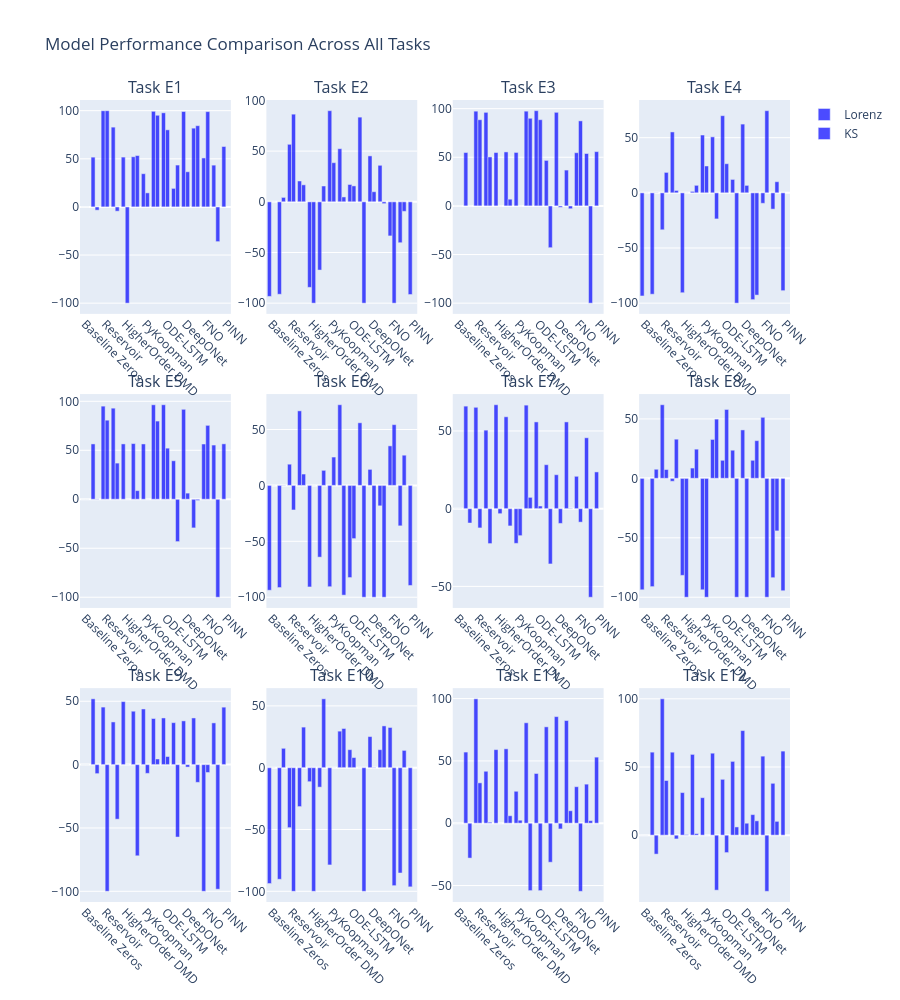

Here is the notebook cell this chart was saved with:
### Markdown cell above
# Comparative Analysis

### Code cell
# Create interactive task comparison
create_interactive_task_comparison(data)  # noqa: F405 # pyrefly: ignore

### Figure 1 — Plotly figure (JSON) as saved in the notebook; plotly's stock layout.template omitted (floating-point values rounded to 4 significant figures)
{"data": [{"marker": {"color": "blue"}, "name": "Lorenz", "opacity": 0.7, "showlegend": true, "type": "bar", "x": ["Baseline Zeros", "Baseline Average", "Reservoir", "KAN", "HigherOrder DMD", "Opt DMD", "PyKoopman", "LSTM", "ODE-LSTM", "Spacetime", "DeepONet", "SINDy", "FNO", "NeuralODE", "PINN"], "xaxis": "x", "y": [0.0, 51.71, 99.91, 82.89, 51.77, 52.08, 34.5, 99.34, 97.77, 19.26, 99.11, 81.83, 50.88, 43.4, 62.77], "yaxis": "y"}, {"marker": {"color": "blue"}, "name": "KS", "opacity": 0.7, "showlegend": true, "type": "bar", "x": ["Baseline Zeros", "Baseline Average", "Reservoir", "KAN", "HigherOrder DMD", "Opt DMD", "PyKoopman", "LSTM", "ODE-LSTM", "Spacetime", "DeepONet", "SINDy", "FNO", "NeuralODE"], "xaxis": "x", "y": [0.0, -3.39, 99.97, -4.43, -100.0, 53.36, 14.6, 95.22, 80.09, 43.49, 36.52, 84.38, 99.0, -36.06], "yaxis": "y"}, {"marker": {"color": "blue"}, "name": "Lorenz", "opacity": 0.7, "showlegend": false, "type": "bar", "x": ["Baseline Zeros", "Baseline Average", "Reservoir", "KAN", "HigherOrder DMD", "Opt DMD", "PyKoopman", "LSTM", "ODE-LSTM", "Spacetime", "DeepONet", "SINDy", "FNO", "NeuralODE", "PINN"], "xaxis": "x2", "y": [-93.33, -91.2, 56.72, 20.53, -84.4, -67.33, 89.87, 52.37, 17.07, 83.52, 45.28, 36.0, -33.65, -40.37, -91.47], "yaxis": "y2"}, {"marker": {"color": "blue"}, "name": "KS", "opacity": 0.7, "showlegend": false, "type": "bar", "x": ["Baseline Zeros", "Baseline Average", "Reservoir", "KAN", "HigherOrder DMD", "Opt DMD", "PyKoopman", "LSTM", "ODE-LSTM", "Spacetime", "DeepONet", "SINDy", "FNO", "NeuralODE"], "xaxis": "x2", "y": [0.0, 4.34, 86.45, 16.74, -100.0, 15.58, 38.58, 4.78, 15.68, -100.0, 9.94, -1.82, -100.0, -9.43], "yaxis": "y2"}, {"marker": {"color": "blue"}, "name": "Lorenz", "opacity": 0.7, "showlegend": false, "type": "bar", "x": ["Baseline Zeros", "Baseline Average", "Reservoir", "KAN", "HigherOrder DMD", "Opt DMD", "PyKoopman", "LSTM", "ODE-LSTM", "Spacetime", "DeepONet", "SINDy", "FNO", "NeuralODE", "PINN"], "xaxis": "x3", "y": [0.0, 54.88, 97.41, 96.19, 54.88, 55.51, 54.97, 97.42, 97.9, 46.79, 96.23, 36.85, 54.69, 53.88, 55.83], "yaxis": "y3"}, {"marker": {"color": "blue"}, "name": "KS", "opacity": 0.7, "showlegend": false, "type": "bar", "x": ["Baseline Zeros", "Baseline Average", "Reservoir", "KAN", "HigherOrder DMD", "Opt DMD", "PyKoopman", "LSTM", "ODE-LSTM", "Spacetime", "DeepONet", "SINDy", "FNO", "NeuralODE"], "xaxis": "x3", "y": [0.0, 0.01, 88.61, 50.36, 0.0, 6.9, 0.0, 90.11, 88.65, -42.95, -1.45, -2.91, 87.44, -100.0], "yaxis": "y3"}, {"marker": {"color": "blue"}, "name": "Lorenz", "opacity": 0.7, "showlegend": false, "type": "bar", "x": ["Baseline Zeros", "Baseline Average", "Reservoir", "KAN", "HigherOrder DMD", "Opt DMD", "PyKoopman", "LSTM", "ODE-LSTM", "Spacetime", "DeepONet", "SINDy", "FNO", "NeuralODE", "PINN"], "xaxis": "x4", "y": [-93.47, -91.87, -33.49, 55.2, -90.53, 1.33, 52.4, 50.75, 69.92, 12.16, 62.32, -96.8, -9.47, -14.75, -88.67], "yaxis": "y4"}, {"marker": {"color": "blue"}, "name": "KS", "opacity": 0.7, "showlegend": false, "type": "bar", "x": ["Baseline Zeros", "Baseline Average", "Reservoir", "KAN", "HigherOrder DMD", "Opt DMD", "PyKoopman", "LSTM", "ODE-LSTM", "Spacetime", "DeepONet", "SINDy", "FNO", "NeuralODE"], "xaxis": "x4", "y": [0.0, 0.13, 18.52, 2.17, 0.0, 6.81, 24.35, -23.63, 26.41, -100.0, 6.77, -92.67, 74.46, 10.09], "yaxis": "y4"}, {"marker": {"color": "blue"}, "name": "Lorenz", "opacity": 0.7, "showlegend": false, "type": "bar", "x": ["Baseline Zeros", "Baseline Average", "Reservoir", "KAN", "HigherOrder DMD", "Opt DMD", "PyKoopman", "LSTM", "ODE-LSTM", "Spacetime", "DeepONet", "SINDy", "FNO", "NeuralODE", "PINN"], "xaxis": "x5", "y": [0.0, 56.5, 95.07, 93.0, 56.51, 56.85, 56.48, 96.44, 96.48, 39.32, 91.84, -29.22, 56.4, 55.36, 56.58], "yaxis": "y5"}, {"marker": {"color": "blue"}, "name": "KS", "opacity": 0.7, "showlegend": false, "type": "bar", "x": ["Baseline Zeros", "Baseline Average", "Reservoir", "KAN", "HigherOrder DMD", "Opt DMD", "PyKoopman", "LSTM", "ODE-LSTM", "Spacetime", "DeepONet", "SINDy", "FNO", "NeuralODE"], "xaxis": "x5", "y": [0.0, 0.4, 80.73, 36.93, 0.0, 8.82, 0.01, 79.83, 52.18, -43.2, 6.29, -1.23, 75.46, -100.0], "yaxis": "y5"}, {"marker": {"color": "blue"}, "name": "Lorenz", "opacity": 0.7, "showlegend": false, "type": "bar", "x": ["Baseline Zeros", "Baseline Average", "Reservoir", "KAN", "HigherOrder DMD", "Opt DMD", "PyKoopman", "LSTM", "ODE-LSTM", "Spacetime", "DeepONet", "SINDy", "FNO", "NeuralODE", "PINN"], "xaxis": "x6", "y": [-93.73, -91.33, 18.99, 66.69, -90.8, -64.13, -90.59, 72.13, -82.4, 56.0, 14.35, -18.27, 35.36, -36.16, -89.47], "yaxis": "y6"}, {"marker": {"color": "blue"}, "name": "KS", "opacity": 0.7, "showlegend": false, "type": "bar", "x": ["Baseline Zeros", "Baseline Average", "Reservoir", "KAN", "HigherOrder DMD", "Opt DMD", "PyKoopman", "LSTM", "ODE-LSTM", "Spacetime", "DeepONet", "SINDy", "FNO", "NeuralODE"], "xaxis": "x6", "y": [0.0, 0.22, -21.95, 10.17, 0.0, 13.49, 25.37, -98.11, -47.57, -100.0, -100.0, -100.0, 54.34, 27.03], "yaxis": "y6"}, {"marker": {"color": "blue"}, "name": "Lorenz", "opacity": 0.7, "showlegend": false, "type": "bar", "x": ["Baseline Zeros", "Baseline Average", "Reservoir", "KAN", "HigherOrder DMD", "Opt DMD", "PyKoopman", "LSTM", "ODE-LSTM", "Spacetime", "DeepONet", "SINDy", "FNO", "NeuralODE", "PINN"], "xaxis": "x7", "y": [0.0, 65.97, 65.21, 50.52, 66.85, 59.11, -22.31, 66.61, 55.82, 28.28, 21.84, 55.82, 20.82, 45.61, 23.64], "yaxis": "y7"}, {"marker": {"color": "blue"}, "name": "KS", "opacity": 0.7, "showlegend": false, "type": "bar", "x": ["Baseline Zeros", "Baseline Average", "Reservoir", "KAN", "HigherOrder DMD", "Opt DMD", "PyKoopman", "LSTM", "ODE-LSTM", "Spacetime", "DeepONet", "SINDy", "FNO", "NeuralODE"], "xaxis": "x7", "y": [0.0, -9.23, -12.38, -22.46, -3.22, -11.1, -17.37, 7.28, 1.71, -35.56, -9.48, -0.22, -8.66, -56.98], "yaxis": "y7"}, {"marker": {"color": "blue"}, "name": "Lorenz", "opacity": 0.7, "showlegend": false, "type": "bar", "x": ["Baseline Zeros", "Baseline Average", "Reservoir", "KAN", "HigherOrder DMD", "Opt DMD", "PyKoopman", "LSTM", "ODE-LSTM", "Spacetime", "DeepONet", "SINDy", "FNO", "NeuralODE", "PINN"], "xaxis": "x8", "y": [-93.73, -91.07, 61.92, -2.45, -81.6, 8.67, -93.73, 32.75, 15.2, 23.68, 40.75, 15.2, 51.36, -83.55, -94.53], "yaxis": "y8"}, {"marker": {"color": "blue"}, "name": "KS", "opacity": 0.7, "showlegend": false, "type": "bar", "x": ["Baseline Zeros", "Baseline Average", "Reservoir", "KAN", "HigherOrder DMD", "Opt DMD", "PyKoopman", "LSTM", "ODE-LSTM", "Spacetime", "DeepONet", "SINDy", "FNO", "NeuralODE"], "xaxis": "x8", "y": [0.0, 7.66, 7.43, 32.97, -100.0, 24.57, -100.0, 49.86, 57.95, -100.0, -100.0, 31.72, -100.0, -44.19], "yaxis": "y8"}, {"marker": {"color": "blue"}, "name": "Lorenz", "opacity": 0.7, "showlegend": false, "type": "bar", "x": ["Baseline Zeros", "Baseline Average", "Reservoir", "KAN", "HigherOrder DMD", "Opt DMD", "PyKoopman", "LSTM", "ODE-LSTM", "Spacetime", "DeepONet", "SINDy", "FNO", "NeuralODE", "PINN"], "xaxis": "x9", "y": [0.0, 51.93, 45.41, 33.68, 49.74, 42.15, 43.93, 36.39, 36.83, 33.12, 34.53, 36.83, -100.0, 32.93, 45.36], "yaxis": "y9"}, {"marker": {"color": "blue"}, "name": "KS", "opacity": 0.7, "showlegend": false, "type": "bar", "x": ["Baseline Zeros", "Baseline Average", "Reservoir", "KAN", "HigherOrder DMD", "Opt DMD", "PyKoopman", "LSTM", "ODE-LSTM", "Spacetime", "DeepONet", "SINDy", "FNO", "NeuralODE"], "xaxis": "x9", "y": [0.0, -7.12, -100.0, -43.06, -0.03, -71.97, -6.9, 4.45, 6.37, -57.17, -1.93, -14.0, -6.24, -98.34], "yaxis": "y9"}, {"marker": {"color": "blue"}, "name": "Lorenz", "opacity": 0.7, "showlegend": false, "type": "bar", "x": ["Baseline Zeros", "Baseline Average", "Reservoir", "KAN", "HigherOrder DMD", "Opt DMD", "PyKoopman", "LSTM", "ODE-LSTM", "Spacetime", "DeepONet", "SINDy", "FNO", "NeuralODE", "PINN"], "xaxis": "x10", "y": [-93.73, -90.27, -48.51, -31.47, -11.33, -15.73, -78.67, 29.57, 14.56, 0.0, 25.15, 14.56, 32.53, -85.2, -96.4], "yaxis": "y10"}, {"marker": {"color": "blue"}, "name": "KS", "opacity": 0.7, "showlegend": false, "type": "bar", "x": ["Baseline Zeros", "Baseline Average", "Reservoir", "KAN", "HigherOrder DMD", "Opt DMD", "PyKoopman", "LSTM", "ODE-LSTM", "Spacetime", "DeepONet", "SINDy", "FNO", "NeuralODE"], "xaxis": "x10", "y": [0.0, 15.67, -100.0, 32.83, -100.0, 55.7, 0.02, 31.7, 8.19, -100.0, -0.3, 33.79, -95.43, 13.99], "yaxis": "y10"}, {"marker": {"color": "blue"}, "name": "Lorenz", "opacity": 0.7, "showlegend": false, "type": "bar", "x": ["Baseline Zeros", "Baseline Average", "Reservoir", "KAN", "HigherOrder DMD", "Opt DMD", "PyKoopman", "LSTM", "ODE-LSTM", "Spacetime", "DeepONet", "SINDy", "FNO", "NeuralODE", "PINN"], "xaxis": "x11", "y": [0.0, 57.08, 99.8, 41.69, 59.04, 59.68, 25.63, 80.58, 39.9, 77.32, 85.52, 82.38, 29.29, 31.35, 53.02], "yaxis": "y11"}, {"marker": {"color": "blue"}, "name": "KS", "opacity": 0.7, "showlegend": false, "type": "bar", "x": ["Baseline Zeros", "Baseline Average", "Reservoir", "KAN", "HigherOrder DMD", "Opt DMD", "PyKoopman", "LSTM", "ODE-LSTM", "Spacetime", "DeepONet", "SINDy", "FNO", "NeuralODE"], "xaxis": "x11", "y": [0.0, -27.97, 32.39, 0.83, 0.0, 6.0, 2.41, -54.07, -54.07, -31.28, -4.6, 10.01, -54.62, 2.05], "yaxis": "y11"}, {"marker": {"color": "blue"}, "name": "Lorenz", "opacity": 0.7, "showlegend": false, "type": "bar", "x": ["Baseline Zeros", "Baseline Average", "Reservoir", "KAN", "HigherOrder DMD", "Opt DMD", "PyKoopman", "LSTM", "ODE-LSTM", "Spacetime", "DeepONet", "SINDy", "FNO", "NeuralODE", "PINN"], "xaxis": "x12", "y": [0.0, 60.88, 99.97, 60.85, 31.22, 59.23, 27.49, 60.11, 40.95, 54.09, 76.68, 15.07, 57.95, 38.03, 61.64], "yaxis": "y12"}, {"marker": {"color": "blue"}, "name": "KS", "opacity": 0.7, "showlegend": false, "type": "bar", "x": ["Baseline Zeros", "Baseline Average", "Reservoir", "KAN", "HigherOrder DMD", "Opt DMD", "PyKoopman", "LSTM", "ODE-LSTM", "Spacetime", "DeepONet", "SINDy", "FNO", "NeuralODE"], "xaxis": "x12", "y": [0.0, -13.88, 40.08, -2.75, 0.46, 1.12, 0.02, -40.31, -12.76, 6.04, 8.77, 10.51, -41.15, 10.13], "yaxis": "y12"}], "layout": {"annotations": [{"font": {"size": 16}, "showarrow": false, "text": "Task E1", "x": 0.1062, "xanchor": "center", "xref": "paper", "y": 1, "yanchor": "bottom", "yref": "paper"}, {"font": {"size": 16}, "showarrow": false, "text": "Task E2", "x": 0.3688, "xanchor": "center", "xref": "paper", "y": 1, "yanchor": "bottom", "yref": "paper"}, {"font": {"size": 16}, "showarrow": false, "text": "Task E3", "x": 0.6313, "xanchor": "center", "xref": "paper", "y": 1, "yanchor": "bottom", "yref": "paper"}, {"font": {"size": 16}, "showarrow": false, "text": "Task E4", "x": 0.8938, "xanchor": "center", "xref": "paper", "y": 1, "yanchor": "bottom", "yref": "paper"}, {"font": {"size": 16}, "showarrow": false, "text": "Task E5", "x": 0.1062, "xanchor": "center", "xref": "paper", "y": 0.6333, "yanchor": "bottom", "yref": "paper"}, {"font": {"size": 16}, "showarrow": false, "text": "Task E6", "x": 0.3688, "xanchor": "center", "xref": "paper", "y": 0.6333, "yanchor": "bottom", "yref": "paper"}, {"font": {"size": 16}, "showarrow": false, "text": "Task E7", "x": 0.6313, "xanchor": "center", "xref": "paper", "y": 0.6333, "yanchor": "bottom", "yref": "paper"}, {"font": {"size": 16}, "showarrow": false, "text": "Task E8", "x": 0.8938, "xanchor": "center", "xref": "paper", "y": 0.6333, "yanchor": "bottom", "yref": "paper"}, {"font": {"size": 16}, "showarrow": false, "text": "Task E9", "x": 0.1062, "xanchor": "center", "xref": "paper", "y": 0.2667, "yanchor": "bottom", "yref": "paper"}, {"font": {"size": 16}, "showarrow": false, "text": "Task E10", "x": 0.3688, "xanchor": "center", "xref": "paper", "y": 0.2667, "yanchor": "bottom", "yref": "paper"}, {"font": {"size": 16}, "showarrow": false, "text": "Task E11", "x": 0.6313, "xanchor": "center", "xref": "paper", "y": 0.2667, "yanchor": "bottom", "yref": "paper"}, {"font": {"size": 16}, "showarrow": false, "text": "Task E12", "x": 0.8938, "xanchor": "center", "xref": "paper", "y": 0.2667, "yanchor": "bottom", "yref": "paper"}], "barmode": "group", "height": 1000, "showlegend": true, "title": {"text": "Model Performance Comparison Across All Tasks"}, "xaxis": {"anchor": "y", "domain": [0, 0.2125], "tickangle": 45}, "xaxis10": {"anchor": "y10", "domain": [0.2625, 0.475], "tickangle": 45}, "xaxis11": {"anchor": "y11", "domain": [0.525, 0.7375], "tickangle": 45}, "xaxis12": {"anchor": "y12", "domain": [0.7875, 1], "tickangle": 45}, "xaxis2": {"anchor": "y2", "domain": [0.2625, 0.475], "tickangle": 45}, "xaxis3": {"anchor": "y3", "domain": [0.525, 0.7375], "tickangle": 45}, "xaxis4": {"anchor": "y4", "domain": [0.7875, 1], "tickangle": 45}, "xaxis5": {"anchor": "y5", "domain": [0, 0.2125], "tickangle": 45}, "xaxis6": {"anchor": "y6", "domain": [0.2625, 0.475], "tickangle": 45}, "xaxis7": {"anchor": "y7", "domain": [0.525, 0.7375], "tickangle": 45}, "xaxis8": {"anchor": "y8", "domain": [0.7875, 1], "tickangle": 45}, "xaxis9": {"anchor": "y9", "domain": [0, 0.2125], "tickangle": 45}, "yaxis": {"anchor": "x", "domain": [0.7333, 1]}, "yaxis10": {"anchor": "x10", "domain": [0, 0.2667]}, "yaxis11": {"anchor": "x11", "domain": [0, 0.2667]}, "yaxis12": {"anchor": "x12", "domain": [0, 0.2667]}, "yaxis2": {"anchor": "x2", "domain": [0.7333, 1]}, "yaxis3": {"anchor": "x3", "domain": [0.7333, 1]}, "yaxis4": {"anchor": "x4", "domain": [0.7333, 1]}, "yaxis5": {"anchor": "x5", "domain": [0.3667, 0.6333]}, "yaxis6": {"anchor": "x6", "domain": [0.3667, 0.6333]}, "yaxis7": {"anchor": "x7", "domain": [0.3667, 0.6333]}, "yaxis8": {"anchor": "x8", "domain": [0.3667, 0.6333]}, "yaxis9": {"anchor": "x9", "domain": [0, 0.2667]}}}
